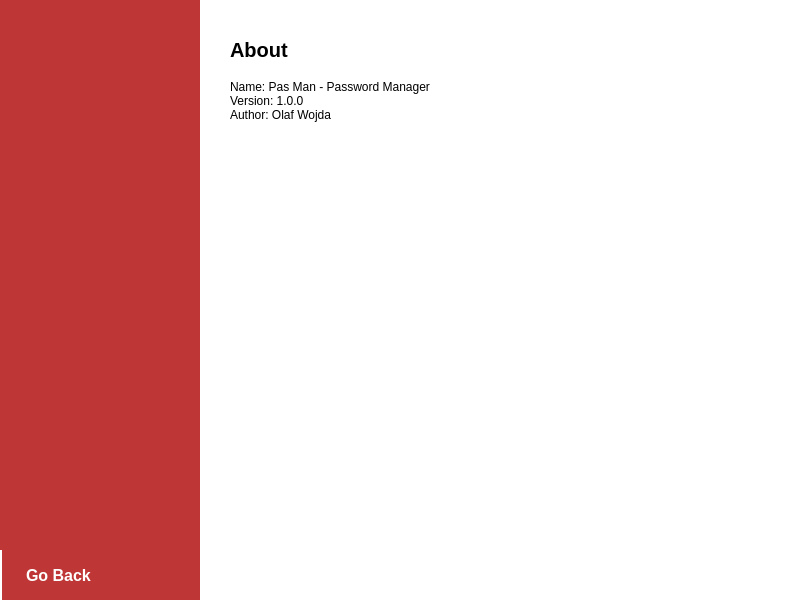
<?xml version="1.0" encoding="UTF-8"?>
<ui version="4.0">
 <class>About</class>
 <widget class="QWidget" name="About">
  <property name="geometry">
   <rect>
    <x>0</x>
    <y>0</y>
    <width>800</width>
    <height>600</height>
   </rect>
  </property>
  <property name="windowTitle">
   <string>Form</string>
  </property>
  <property name="styleSheet">
   <string notr="true">#contentWidget {
	background: white;
}
#aboutText {
	color: black;
	font-size: 12px;
}</string>
  </property>
  <widget class="QWidget" name="contentWidget" native="true">
   <property name="geometry">
    <rect>
     <x>0</x>
     <y>0</y>
     <width>801</width>
     <height>601</height>
    </rect>
   </property>
   <widget class="QWidget" name="menuWidget" native="true">
    <property name="geometry">
     <rect>
      <x>0</x>
      <y>0</y>
      <width>200</width>
      <height>600</height>
     </rect>
    </property>
    <property name="sizePolicy">
     <sizepolicy hsizetype="Preferred" vsizetype="Maximum">
      <horstretch>0</horstretch>
      <verstretch>0</verstretch>
     </sizepolicy>
    </property>
    <property name="minimumSize">
     <size>
      <width>200</width>
      <height>500</height>
     </size>
    </property>
    <property name="baseSize">
     <size>
      <width>200</width>
      <height>532</height>
     </size>
    </property>
    <property name="palette">
     <palette>
      <active>
       <colorrole role="Button">
        <brush brushstyle="SolidPattern">
         <color alpha="255">
          <red>191</red>
          <green>54</green>
          <blue>54</blue>
         </color>
        </brush>
       </colorrole>
       <colorrole role="Base">
        <brush brushstyle="SolidPattern">
         <color alpha="255">
          <red>191</red>
          <green>54</green>
          <blue>54</blue>
         </color>
        </brush>
       </colorrole>
       <colorrole role="Window">
        <brush brushstyle="SolidPattern">
         <color alpha="255">
          <red>191</red>
          <green>54</green>
          <blue>54</blue>
         </color>
        </brush>
       </colorrole>
      </active>
      <inactive>
       <colorrole role="Button">
        <brush brushstyle="SolidPattern">
         <color alpha="255">
          <red>191</red>
          <green>54</green>
          <blue>54</blue>
         </color>
        </brush>
       </colorrole>
       <colorrole role="Base">
        <brush brushstyle="SolidPattern">
         <color alpha="255">
          <red>191</red>
          <green>54</green>
          <blue>54</blue>
         </color>
        </brush>
       </colorrole>
       <colorrole role="Window">
        <brush brushstyle="SolidPattern">
         <color alpha="255">
          <red>191</red>
          <green>54</green>
          <blue>54</blue>
         </color>
        </brush>
       </colorrole>
      </inactive>
      <disabled>
       <colorrole role="Button">
        <brush brushstyle="SolidPattern">
         <color alpha="255">
          <red>191</red>
          <green>54</green>
          <blue>54</blue>
         </color>
        </brush>
       </colorrole>
       <colorrole role="Base">
        <brush brushstyle="SolidPattern">
         <color alpha="255">
          <red>191</red>
          <green>54</green>
          <blue>54</blue>
         </color>
        </brush>
       </colorrole>
       <colorrole role="Window">
        <brush brushstyle="SolidPattern">
         <color alpha="255">
          <red>191</red>
          <green>54</green>
          <blue>54</blue>
         </color>
        </brush>
       </colorrole>
      </disabled>
     </palette>
    </property>
    <property name="styleSheet">
     <string notr="true">QPushButton {
	font-size: 16px;
	font-weight: bold;
	background-color: #bf3636;
	color: white;
	padding: 8px;
	padding-left: 24px;
	border: none;
	border-left: 2px solid white;
	text-align:left;
}
QPushButton:hover {
	background-color: #d43f3f;
}
QWidget{
	background-color: #bf3636;
}</string>
    </property>
    <widget class="QLabel" name="logo">
     <property name="geometry">
      <rect>
       <x>40</x>
       <y>20</y>
       <width>120</width>
       <height>120</height>
      </rect>
     </property>
     <property name="styleSheet">
      <string notr="true"/>
     </property>
     <property name="text">
      <string/>
     </property>
     <property name="pixmap">
      <pixmap resource="resources.qrc">:/res/pasman.png</pixmap>
     </property>
     <property name="scaledContents">
      <bool>true</bool>
     </property>
    </widget>
    <widget class="QPushButton" name="backBtn">
     <property name="geometry">
      <rect>
       <x>0</x>
       <y>550</y>
       <width>200</width>
       <height>50</height>
      </rect>
     </property>
     <property name="focusPolicy">
      <enum>Qt::FocusPolicy::NoFocus</enum>
     </property>
     <property name="styleSheet">
      <string notr="true"/>
     </property>
     <property name="text">
      <string>Go Back</string>
     </property>
    </widget>
   </widget>
   <widget class="QLabel" name="aboutText">
    <property name="geometry">
     <rect>
      <x>230</x>
      <y>80</y>
      <width>541</width>
      <height>491</height>
     </rect>
    </property>
    <property name="text">
     <string>Name: Pas Man - Password Manager
Version: 1.0.0
Author: Olaf Wojda</string>
    </property>
    <property name="scaledContents">
     <bool>false</bool>
    </property>
    <property name="alignment">
     <set>Qt::AlignmentFlag::AlignLeading|Qt::AlignmentFlag::AlignLeft|Qt::AlignmentFlag::AlignTop</set>
    </property>
    <property name="wordWrap">
     <bool>true</bool>
    </property>
   </widget>
   <widget class="QLabel" name="pageTitle">
    <property name="geometry">
     <rect>
      <x>230</x>
      <y>30</y>
      <width>260</width>
      <height>40</height>
     </rect>
    </property>
    <property name="styleSheet">
     <string notr="true">color: black; font-size: 20px; font-weight: bold;</string>
    </property>
    <property name="text">
     <string>About</string>
    </property>
   </widget>
  </widget>
 </widget>
 <resources>
  <include location="resources.qrc"/>
 </resources>
 <connections/>
</ui>
